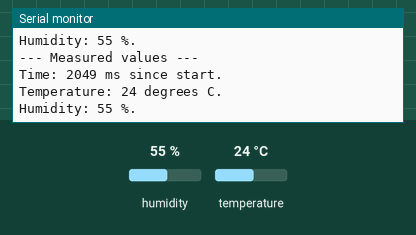
The sketch below on a simulated Arduino Uno, built with avr-gcc and run on an emulated ATmega328P. Parts: the last lines printed to the serial monitor. The test bench sets the inputs (shaded band); at power-on: humidity 55 %, temperature 24 °C.

Above: at 2.8 s.
2.9 s: humidity set to 22 %
At 4.7 s:
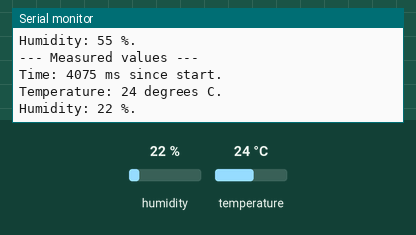
5.6 s: temperature set to 12 °C
At 7.2 s:
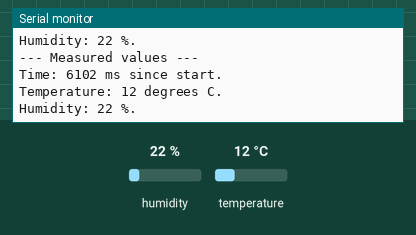
8.3 s: humidity set to 40 %
At 11.0 s:
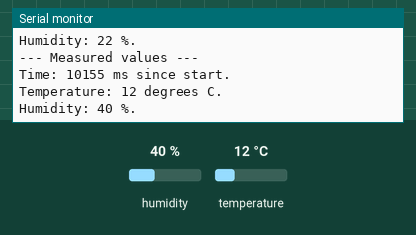
Timing chart, 0 to 12.5 s (numbered marks = the images above; inputs shaded):
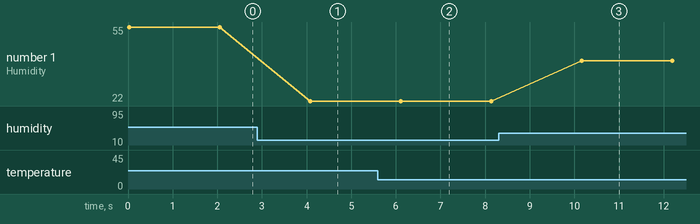

Measured:
- after the input at 2.9 s, the serial monitor: prints a new line after 1.2 s (image 1)
- after the input at 5.6 s, the serial monitor: prints a new line after 0.51 s (image 2)
- after the input at 8.3 s, the serial monitor: prints a new line after 1.9 s (image 3)
- plotted number 1: 55 → 22 after the input at 2.9 s, 22 → 40 after the input at 8.3 s

The sketch:

einparkhilfe_workshop_step13.ino
```cpp
// The library for the DHT11 temperature sensor
#include "DHT.h"

// This #define is required by the DHT library so that it knows
// which type of DHT sensor we have (in our case: DHT 11)
#define DHTTYPE DHT11

// The data line of our DHT11 sensor is connected to pin 12 of the Arduino
const int TEMP_SENSOR = 12;

int temperature = 0;          // In degrees Celcius
int humidity = 0;             // In % humidity

// Initialises the library used for talking to the temperature sensor
DHT dht(TEMP_SENSOR, DHTTYPE);

void setup() {
  // Note: pin TEMP_SENSOR is not initialised here.
  // This is done by the DHT library when it is initialized
  // (see "dht.begin()" further below)
  // The pin TEMP_SENSOR is anyway used alternatively as input
  // AND output since communication to and from the sensor happens
  // on only one wire. See the sensor's datasheet for more details.

  // Initialise the library for accessing the temperature and humidity sensor
  // See tutorial at https://learn.adafruit.com/dht/connecting-to-a-dhtxx-sensor
  // See also the examples under File->Examples->DHT sensor library
  dht.begin();

  Serial.begin(115200);
}

void printValuesOnSerial () {
  Serial.println("--- Measured values ---");
  Serial.print("Time: ");
  Serial.print(millis());
  Serial.println(" ms since start.");
  Serial.print("Temperature: ");
  Serial.print(temperature);
  Serial.println(" degrees C.");
  Serial.print("Humidity: ");
  Serial.print(humidity);
  Serial.println(" %.");
  Serial.println();
}

void loop() {
  // Reads humidity value
  humidity = (int) dht.readHumidity();

  // Reads temperature value
  temperature = (int) dht.readTemperature();

  // Send values to the laptop for debugging purpose
  printValuesOnSerial();

  delay(2000);

  return;
}
```
